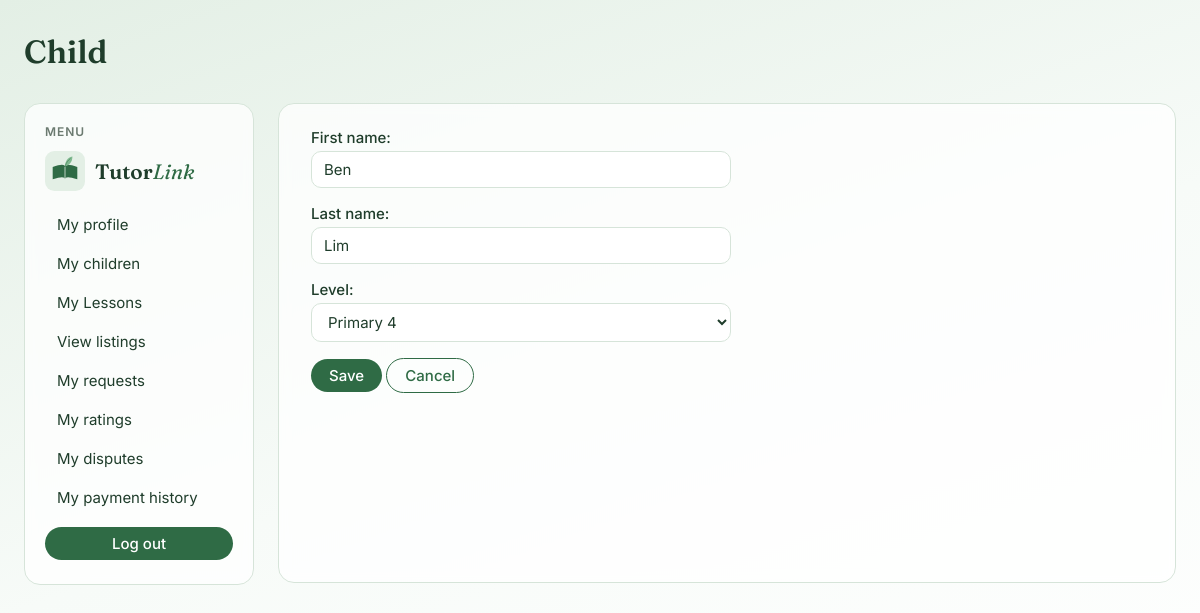
The app's page /accounts/children/1/edit/ (signed in) with its own data.
### accounts/models.py (models this page shows, shortened)
class Child(models.Model):
    parent = models.ForeignKey(User, on_delete=models.CASCADE)
    first_name = models.CharField(max_length=50)
    last_name = models.CharField(max_length=50)
    level = models.CharField(max_length=3, choices=LEVEL_CHOICES)

### accounts/views.py (the view)
# urls.py: path('children/<int:child_id>/edit/', child_edit_view, name='child_edit'),
@login_required
def child_edit_view(request, child_id):
    child = get_object_or_404(Child, id=child_id, parent=request.user)
    if request.method == 'POST':
        form = ChildProfileForm(request.POST, instance=child)
        if form.is_valid():
            form.save()
            return redirect('child_list')
    else:
        form = ChildProfileForm(instance=child)
    return render(request, 'accounts/child_form.html', {'form': form})

### accounts/forms.py
class ChildProfileForm(forms.ModelForm):
    class Meta:
        model = Child
        fields = ['first_name', 'last_name', 'level']

### accounts/templates/accounts/child_form.html (shortened to what this page needs)
{% extends 'base.html' %}
{% block header %}
    Child
{% endblock %}
{% block content %}
    <form method="post">
        {{ form }}
        <button type="submit">Save</button>
        <a href="{% url 'child_list' %}" class="btn btn-outline">Cancel</a>
    </form>
{% endblock %}

### static/css/style.css (style rules this page uses)
:root { --green-dark: #2f6b45; --green-leaf: #7fb98f; --green-pale: #e3efe5; --ink: #1f3d2b; --muted: #6b7a70; --card: rgba(255, 255, 255, 0.75); --line: #d6e4d9; --danger: #b5523b; --radius: 16px; }
* { box-sizing: border-box; }
body { margin: 0; min-height: 100vh; font-family: 'Inter', system-ui, sans-serif; font-size: 15px; color: var(--ink); background: linear-gradient(160deg, var(--green-pale) 0%, #f7fbf8 50%, #ffffff 100%); background-attachment: fixed; }
a { color: var(--green-dark); text-decoration: none; }
button, input[type="submit"], .btn { display: inline-block; font: inherit; font-weight: 500; padding: 7px 18px; border: none; border-radius: 999px; background: var(--green-dark); color: white; cursor: pointer; }
.btn-outline { background: transparent; color: var(--green-dark); border: 1px solid var(--green-dark); }
input[type="text"], input[type="email"], input[type="password"], input[type="number"], input[type="date"], input[type="time"], select, textarea { font: inherit; width: 100%; max-width: 420px; padding: 8px 12px; border: 1px solid var(--line); border-radius: 10px; background: white; color: var(--ink); }
label { display: block; font-weight: 500; margin-bottom: 4px; }
form > div { margin: 0 0 16px; }

### records on screen
Child: first_name "Ben", last_name "Lim", level "Primary 4"
